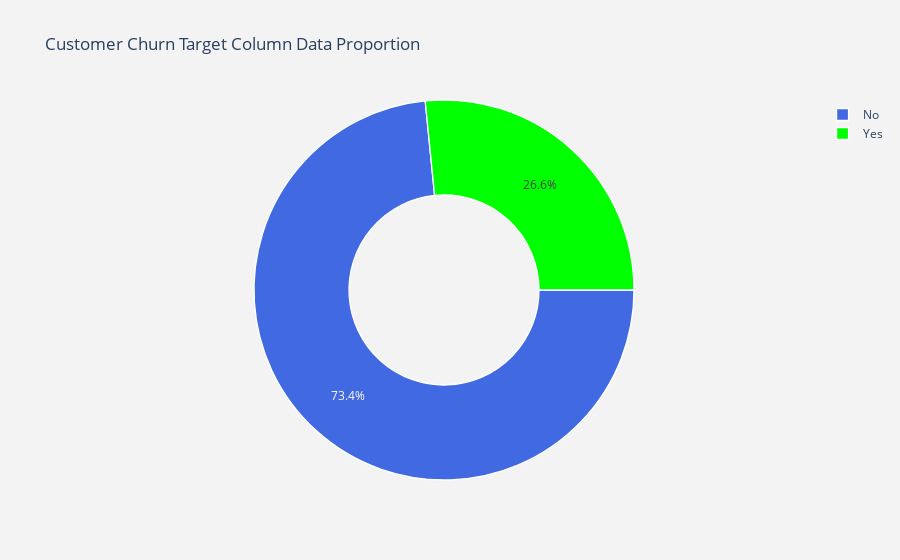

Notebook code for this chart:
### Code cell
# Labels
lab = df["Churn"].value_counts().keys().tolist()

# Values
val = df["Churn"].value_counts().values.tolist()

trace = go.Pie(labels = lab ,
               values = val ,
               marker = dict(colors =  [ 'royalblue' ,'lime'],
                             line = dict(color = "white",
                                         width =  1.3)
                            ),
               rotation = 90,
               hoverinfo = "label+value+text",
               hole = .5
              )

layout = go.Layout(dict(title = "Customer Churn Target Column Data Proportion",
                        plot_bgcolor  = "rgb(243,243,243)",
                        paper_bgcolor = "rgb(243,243,243)",
                       )
                  )

data = [trace]
fig = go.Figure(data = data,layout = layout)

image_path = "outputs/churn_proportion.png"
fig.write_image(image_path)

# Upload the plot
run.upload_file(name = image_path, path_or_stream = image_path)

py.iplot(fig)

### Figure 1 — Plotly figure (JSON) as saved in the notebook; plotly's stock layout.template omitted (floating-point values rounded to 4 significant figures)
{"data": [{"hole": 0.5, "hoverinfo": "label+value+text", "labels": ["No", "Yes"], "marker": {"colors": ["royalblue", "lime"], "line": {"color": "white", "width": 1.3}}, "rotation": 90, "type": "pie", "values": [5163, 1869]}], "layout": {"paper_bgcolor": "rgb(243,243,243)", "plot_bgcolor": "rgb(243,243,243)", "title": {"text": "Customer Churn Target Column Data Proportion"}}}
